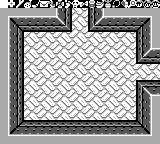

The image is a tile-based game level rendered from a .tmx file. Its description and complete source (layers, tilesets, objects, tile grids) follow:
An orthogonal 20x18 tile map with 8x8 px tiles, 2 tile layers (bg, Tile Layer 1), 6 tilesets.

<map version="1.2" tiledversion="1.2.2" orientation="orthogonal" renderorder="right-down" width="20" height="18" tilewidth="8" tileheight="8" infinite="0" nextlayerid="3" nextobjectid="1">
 <tileset firstgid="1" source="items-2.tsx" />
 <tileset firstgid="65" source="floor-h.tsx" />
 <tileset firstgid="81" source="dungeon-items.tsx" />
 <tileset firstgid="97" source="overworld-landscape.tsx" />
 <tileset firstgid="193" source="walls-a.tsx" />
 <tileset firstgid="225" source="font.tsx" />
 <layer id="1" name="bg" width="20" height="18">
  <data encoding="csv">
173,50,51,52,53,54,55,56,57,58,49,96,94,95,42,173,173,173,173,173,
65,66,65,66,65,66,65,66,65,66,65,66,65,66,65,66,65,66,65,66,
67,68,67,68,67,68,67,68,67,68,67,68,67,68,67,68,67,68,67,68,
65,66,65,66,65,66,65,66,65,66,65,66,65,66,65,66,65,66,65,66,
67,68,67,68,67,68,67,68,67,68,67,68,67,68,67,68,67,68,67,68,
65,66,65,66,65,66,65,66,65,66,65,66,65,66,65,66,65,66,65,66,
67,68,67,68,67,68,67,68,67,68,67,68,67,68,67,68,67,68,67,68,
65,66,65,66,65,66,65,66,65,66,65,66,65,66,65,66,65,66,65,66,
67,68,67,68,67,68,67,68,67,68,67,68,67,68,67,68,67,68,67,68,
65,66,65,66,65,66,65,66,65,66,65,66,65,66,65,66,65,66,65,66,
67,68,67,68,67,68,67,68,67,68,67,68,67,68,67,68,67,68,67,68,
65,66,65,66,65,66,65,66,65,66,65,66,65,66,65,66,65,66,65,66,
67,68,67,68,67,68,67,68,67,68,67,68,67,68,67,68,67,68,67,68,
65,66,65,66,65,66,65,66,65,66,65,66,65,66,65,66,65,66,65,66,
67,68,67,68,67,68,67,68,67,68,67,68,67,68,67,68,67,68,67,68,
65,66,65,66,65,66,65,66,65,66,65,66,65,66,65,66,65,66,65,66,
67,68,67,68,67,68,67,68,67,68,67,68,67,68,67,68,67,68,67,68,
65,66,65,66,65,66,65,66,65,66,65,66,65,66,65,66,65,66,65,66
</data>
 </layer>
 <layer id="2" name="Tile Layer 1" width="20" height="18">
  <data encoding="csv">
192,359,372,373,375,360,361,362,363,365,369,370,371,374,377,378,379,366,367,368,
189,189,189,189,189,189,189,203,1610612953,0,0,2684354777,3221225675,189,189,189,189,189,189,189,
189,2684354755,2684354763,2684354763,2684354763,2684354763,2684354763,1073742023,1610612953,0,0,2684354777,536871111,2684354763,2684354763,2684354763,2684354763,2684354763,3221225667,189,
189,203,2684354771,217,217,217,217,217,3221225688,0,0,1610612952,217,217,217,217,217,3221225683,3221225675,189,
189,203,1610612953,0,0,0,0,0,0,0,0,0,0,0,0,0,0,2684354777,3221225675,189,
189,203,1610612953,0,0,0,0,0,0,0,0,0,0,0,0,0,0,2684354777,3221225675,189,
189,203,1610612953,0,0,0,0,0,0,0,0,0,0,0,0,0,0,2684354777,536871111,2684354763,
189,203,1610612953,0,0,0,0,0,0,0,0,0,0,0,0,0,0,214,217,217,
189,203,1610612953,0,0,0,0,0,0,0,0,0,0,0,0,0,0,0,0,0,
189,203,1610612953,0,0,0,0,0,0,0,0,0,0,0,0,0,0,0,0,0,
189,203,1610612953,0,0,0,0,0,0,0,0,0,0,0,0,0,0,216,3221225689,3221225689,
189,203,1610612953,0,0,0,0,0,0,0,0,0,0,0,0,0,0,2684354777,2147483847,1610612939,
189,203,1610612953,0,0,0,0,0,0,0,0,0,0,0,0,0,0,2684354777,3221225675,189,
189,203,1610612953,0,0,0,0,0,0,0,0,0,0,0,0,0,0,2684354777,3221225675,189,
189,203,1610612953,0,0,0,0,0,0,0,0,0,0,0,0,0,0,2684354777,3221225675,189,
189,203,211,3221225689,3221225689,3221225689,3221225689,3221225689,3221225689,3221225689,3221225689,3221225689,3221225689,3221225689,3221225689,3221225689,3221225689,1610612947,3221225675,189,
189,195,1610612939,1610612939,1610612939,1610612939,1610612939,1610612939,1610612939,1610612939,1610612939,1610612939,1610612939,1610612939,1610612939,1610612939,1610612939,1610612939,1610612931,189,
189,189,189,189,189,189,189,189,189,189,189,189,189,189,189,189,189,189,189,189
</data>
 </layer>
</map>
